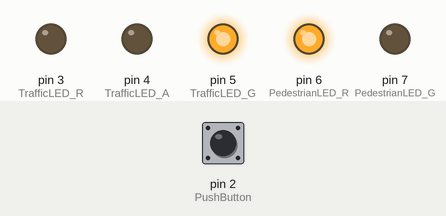
Recording of a sketch running on a simulated Arduino Uno, built with avr-gcc and run on an emulated ATmega328P. Parts: output pins drawn as LEDs (lit = HIGH). The test bench sets the inputs (shaded band); at power-on: pin 2 (PushButton) HIGH.

Above: at 1.2 s.
1.3 s: pin 2 (PushButton) pulled LOW for 0.15 s
At 2.0 s:
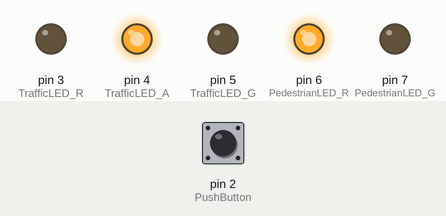
At 4.7 s:
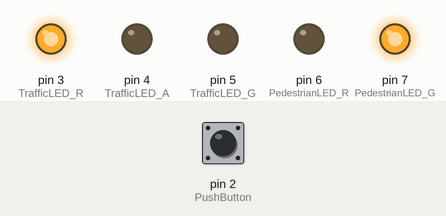
7.4 s: pin 2 (PushButton) pulled LOW for 1 s
At 10.1 s:
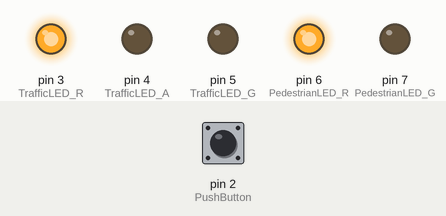
Timing chart, 0 to 16.8 s (numbered marks = the images above; inputs shaded):
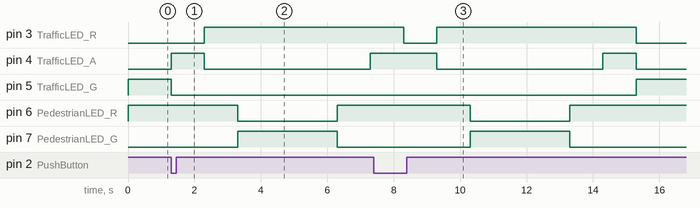

The sketch:

Arduino_TrafficLights_Level_3.ino
```cpp
/*
 * MOUDLE(S) : 4601ICBTMA | 4604ICBTEL
 * SKETCH    : Arduino Traffic Light System - Level 3
 * AUTHOR    : Liyanage Kalana Perera (www.linkedin.com/in/liyanagekalana)
 * DATE      : 2026.09.26
 *
 * REQUIRED LIBRARIES ->
 *                     >  None
 *
 * NOTES ->
 *        > This sketch will demonstrate how to build a Traffic Light System for level 3.
 *        > The required components are,
 *          > 2 x RED LED
 *          > 1 x AMBER LED
 *          > 2 x GREEN LED
 *          > 3 x 100 Ohms Resistors                ---(Brown|Black|Brown)---
 *          > 1 x Push Button
 *
 *        > This is a much optimized yet advanced program using methods such as "#define","functions".
 *        > Here we used "#define" to define GPIO.
 *        > Here we use funtions to drive the Traffic lights,
 *          > TrafficCON(R_OUT,A_OUT,G_OUT) to drive Traffic Lights.
 *          > PedCON(R_OUT,G_OUT) to drive Pedestrian Lights.
 *
 *        > You need intermediate level C++ programming knwoledge to understand this sketch.
 *        > Go through your lecture notes and see if you can understand the code.
 *
 */
// Define "Global" Variables.
#define PushButton  2 // GPIO 2 is now called "PushButton"
#define TrafficLED_R 3 // GPIO 3 is now called "TrafficLED_R"
#define TrafficLED_A 4 // GPIO 4 is now called "TrafficLED_A"
#define TrafficLED_G 5 // GPIO 5 is now called "TrafficLED_G"
#define PedestrianLED_R 6 // GPIO 6 is now called "PedestrianLED_R"
#define PedestrianLED_G 7 // GPIO 7 is now called "PedestrianLED_G"

// Dummy functions
void TrafficCON(); // Function to control Traffic Lights.
void PedCON(); // Funtion to control Pedestrian Lights.

void setup()
{
  pinMode(PushButton,INPUT_PULLUP); // Connect PushButton to GPIO 2.Use "INPUT_PULLUP" for Internal Pullup.
  pinMode(TrafficLED_R,OUTPUT); // Connect TrafficLED_R LED to GPIO 3.
  pinMode(TrafficLED_A,OUTPUT); // Connect TrafficLED_A LED to GPIO 4.
  pinMode(TrafficLED_G,OUTPUT); // Connect TrafficLED_G LED to GPIO 5.
  pinMode(PedestrianLED_R,OUTPUT); // Connect PedestrianLED_R LED to GPIO 6.
  pinMode(PedestrianLED_G,OUTPUT); // Connect PedestrianLED_G LED to GPIO 7.
}

void loop()
{
  // This section is written based on "TrafficLightSequence.png" image available on the "Practical Session 3" folder.
  // Checking the status of the PushButton. If the PushButton is pressed..Then...
  if(digitalRead(PushButton)!=1)
  {
    TrafficCON(0,1,0); // RED LED = OFF | AMBER LED = ON | GREEN LED = OFF
    PedCON(1,0); // RED LED = ON | GREEN LED = OFF
    delay(1000);
    TrafficCON(1,0,0); // RED LED = ON | AMBER LED = OFF | GREEN LED = OFF
    PedCON(1,0); // RED LED = ON | GREEN LED = OFF
    delay(1000);
    PedCON(0,1); // RED LED = OFF | GREEN LED = ON
    delay(3000); // Adjust the delay accordingly.
    PedCON(1,0); // RED LED = ON | GREEN LED = OFF
    delay(1000);
    TrafficCON(1,1,0);// RED LED = ON | AMBER LED = ON | GREEN LED = OFF
    PedCON(1,0); // RED LED = ON | GREEN LED = OFF
    delay(1000);
  }else
  {
    TrafficCON(0,0,1); // RED LED = OFF | AMBER LED = OFF | GREEN LED = ON
    PedCON(1,0); // RED LED = ON | GREEN LED = OFF
    delay(100);
  }
}

// Traffic Control Function.
// R,A, and G represent the LED states you want.
void TrafficCON(int R,int A,int G)
{
  // Switch Case to check "R" value.
  switch(R)
  {
    case 0: digitalWrite(TrafficLED_R,LOW);
            break;
    case 1: digitalWrite(TrafficLED_R,HIGH);
            break;
  }
  // Switch Case to check "A" value.
  switch(A)
  {
    case 0: digitalWrite(TrafficLED_A,LOW);
            break;
    case 1: digitalWrite(TrafficLED_A,HIGH);
            break;
  }
  // Switch Case to check "G" value.
  switch(G)
  {
    case 0: digitalWrite(TrafficLED_G,LOW);
            break;
    case 1: digitalWrite(TrafficLED_G,HIGH);
            break;
  }
}
// Pedestrian Control Function.
// R and G represent the LED states you want.
void PedCON(int R,int G)
{
  // Switch Case to check "R" value.
  switch(R)
  {
    case 0: digitalWrite(PedestrianLED_R,LOW);
            break;
    case 1: digitalWrite(PedestrianLED_R,HIGH);
            break;
  }
  // Switch Case to check "G" value.
  switch(G)
  {
    case 0: digitalWrite(PedestrianLED_G,LOW);
            break;
    case 1: digitalWrite(PedestrianLED_G,HIGH);
            break;
  }
}
```

Measured:
- after the input at 1.3 s, pin 3 (TrafficLED_R): LOW → HIGH after 1.0 s; pin 4 (TrafficLED_A): LOW → HIGH at once, → LOW 1.0 s later, → HIGH 5.0 s later; pin 5 (TrafficLED_G): HIGH → LOW at once; pin 6 (PedestrianLED_R): HIGH → LOW after 2.0 s, → HIGH 3.0 s later; pin 7 (PedestrianLED_G): LOW → HIGH after 2.0 s, → LOW 3.0 s later
- after the input at 7.4 s, pin 4 (TrafficLED_A): HIGH → LOW after 1.9 s instead of 0.90 s; pin 5 (TrafficLED_G): LOW → HIGH after 7.9 s instead of 0.90 s; pin 6 (PedestrianLED_R): HIGH → LOW after 2.9 s, → HIGH 3.0 s later; pin 7 (PedestrianLED_G): LOW → HIGH after 2.9 s, → LOW 3.0 s later
